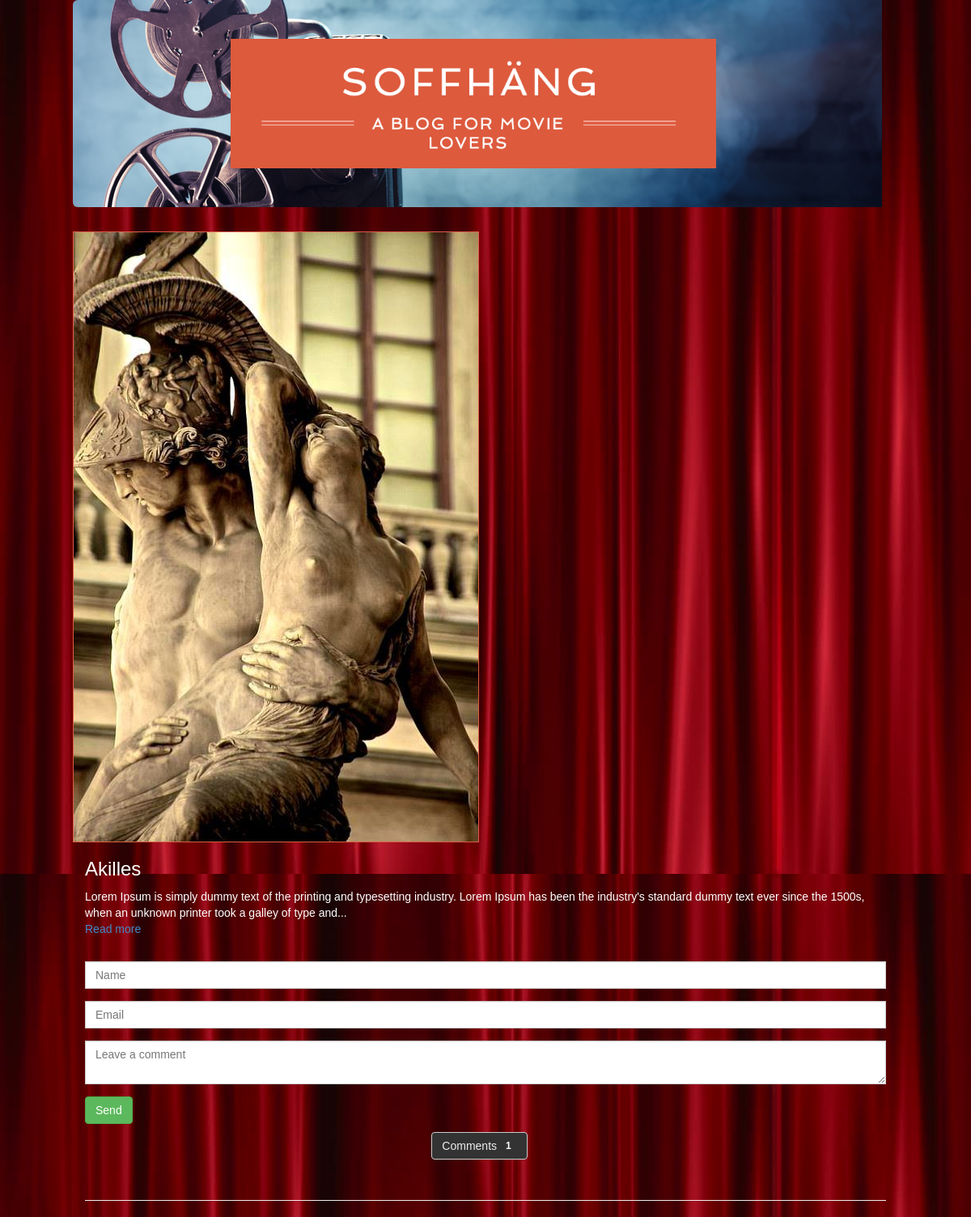
The page /show_single_post.php?post_id=104&adminid=1 on the database its author committed.
### tables this page shows
CREATE TABLE `blog_posts` (
`post_id` int(11) NOT NULL,
  `admin_id` int(11) NOT NULL,
  `username` varchar(30) NOT NULL,
  `category_name` varchar(30) NOT NULL,
  `post_title` varchar(255) NOT NULL,
  `image_path` text NOT NULL,
  `post_content` text NOT NULL,
  `visible` int(11) NOT NULL,
  `post_date` datetime NOT NULL
);

### includes/functions.php (called while the page is built, shortened)
<?php
function myTruncate($string, $limit, $break=".", $pad="...") {
  if(false !== ($breakpoint = strpos($string, $break, $limit))) {
    if($breakpoint < strlen($string) - 1) {
      $string = substr($string, 0, $breakpoint) . $pad;
    }
  }
  return $string;
}
?>

### public/show_single_post.php (the view, shortened to what this page needs)
<?php require'../includes/db_connect.php'; ?>
<?php require'../includes/functions.php'; ?>
<?php
if (isset($_GET['post_id'])) {
$sql = "SELECT * FROM blog_posts WHERE post_id = {$_GET['post_id']}";
$stmt = $connection->prepare($sql);
$stmt->execute();
$result = $stmt->fetchAll();
?>
<!DOCTYPE html>
<html>
<head>
	<link rel="stylesheet" type="text/css" href="bootstrap/css/bootstrap.min.css">
	<link rel="stylesheet" type="text/css" media="all" href="sass/css/blog_style.css">
</head>
<body>
	<div class="container show-single-post">
		<div class="row">
		<div class="jumbotron">
		<?php if ($_GET['post_id']) {
			echo "<a href='index.php'><img src='img/soff.png' style='margin-left:135px;'></a>";
		}
		 ?>
		</div>
			<div class="col-md-12">
				<div class="blog-posts">
			<?php foreach ($result as $key) {
					$id = $key['post_id'];
					$adminid = $key['admin_id'];
					$title = $key['post_title'];
			?>
					<img src="<?php echo $key['image_path'] ?>">
					<h3 class="title"><?php echo $key['post_title'] ?></h3>
					<p><?php echo myTruncate($key['post_content'], 200, ' ', $pad="...").'<br><a href="#"> Read more</a>'; ?></p><br>
			<?php
					$output = "<div class='comments'>";
					$output .= "<form action='comments.php?&id=$id&adminid=$adminid&post_title=$title' method='post'>";
					$output .= "<div class='form-group'>";
					$output .= "<input type='text' name='name' class='form-control'placeholder='Name'>";
					$output .= "</div>";
					$output .= "<div class='form-group'>";
					$output .= "<input type='text' name='email' class='form-control'placeholder='Email'>";
					$output .= "</div>";
					$output .= "<div class='form-group'>";
					$output .= "<textarea name='comment' id='comment' class='form-control'placeholder='Leave a comment'>";
					$output .= "</textarea>";
					$output .= "</div>";
					$output .= "<button type='submit' class='btn btn-success' name='submit'>Send</button>";
					$output .= "</form>";
					echo $output;
					?>
				</div>
					<?php
					$sql3 = "SELECT COUNT(*) FROM comments WHERE post_id= '$id'";
					$stmt = $connection->prepare($sql3);
					$stmt->execute();
					$resultset = $stmt->fetchAll();
					foreach ($resultset as $r) {
						$count_com = $r[0];
					}
					?>
				<div class='panel-group' id='accordion'>
					<div class='panel-heading'>
						 <div class='panel-title'>
						 	<a href='#comment-coll' data-toggle='collapse' data-parent='accordion'>
						 	<button type='button' class='btn btn-default'
						 value='comments'>Comments <span class='badge'>
						 <?php echo $count_com ?>
						 	</span></button></a>
					     </div>
				     </div><br><hr>
			    </div>
	<?php	}
	}   ?>
			</div>
		</div>
	</div>
</body>
</html>

### public/sass/css/blog_style.css (style rules this page uses)
body { background: url(../../img/curtain.png) fixed; font-family: 'Spinnaker', sans-serif; color: #fff; }
body a:link { text-decoration: none; }
body .container { max-width: 1020px; }
body .btn-default { background: #333; color: #eee; }
body .panel-group .panel, body .panel-heading { border-radius: 0px; }
body .badge { color: #333; background: #eee; }
body .panel-title { color: #fff; }
body > div > section > div > aside > div.panel.panel-info > div, body > div > section > div > aside > div:nth-child(2) > div.panel-heading > h3, body > div > section > div > aside > div:nth-child(3) > div.panel-heading > h3, body > div > section > div > aside > div:nth-child(5) > div.panel-heading > h3, #accordion > div:nth-child(1) > div.panel-heading > div, #accordion > div:nth-child(2) > div.panel-heading > div, #accordion > div:nth-child(3) > div.panel-heading > div, #accordion > div.panel-heading > div { color: #fff; text-align: center; }
#accordion > div.panel-heading > div { color: #000; }
.jumbotron { background: url(../../img/filmkamera.png) no-repeat; border-radius: 0; }
.jumbotron img { width: 600px; }
.show-single-post .blog-posts img { border: 1px solid #DC5C43; max-width: 1000px; margin-left: -15px; }
#accordion > div.panel-heading > div { margin-left: -15px; }
input { background: #fff; border: 0; color: #333; font-size: 16px; padding: 10px; width: 215px; }

### rows shown on the page
blog_posts: image_path (picture), post_title "Akilles", post_content "Lorem Ipsum is simply dummy text of the printing and typesetting industry. Lorem Ipsum has been the industry's standard dummy text ever since the 1500s, when an unknown printer took a galley of type and...", count_com "1"
